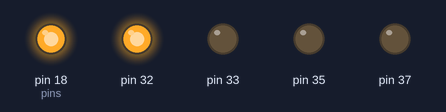
Recording of a program running on a simulated Raspberry Pi (header pin numbers). Parts: output pins drawn as LEDs (lit = HIGH). Random numbers come from a fixed seed.

Above: at 0.1 s.
At 2.6 s:
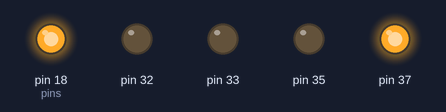
At 5.1 s:
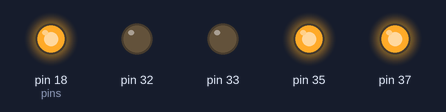
At 10.1 s:
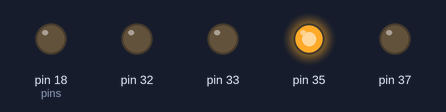
At 17.6 s:
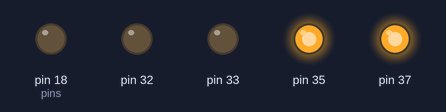
At 30.1 s:
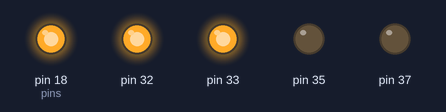
Timing chart, 0 to 40.0 s (numbered marks = the images above):
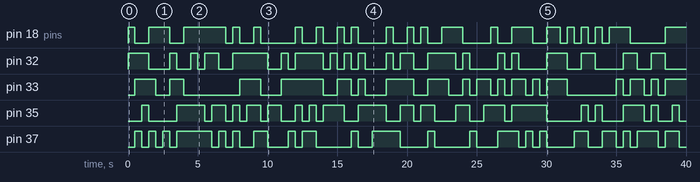

The program:

rgb.py
```python
import RPi.GPIO as GPIO
from random import randint
from time import sleep


GPIO.setmode(GPIO.BOARD)


RED = 33
BLUE2 = 32
GREEN = 35
BLUE = 37

pins = RED, BLUE, BLUE2, GREEN, 18

for color in pins:
    GPIO.setup(color, GPIO.OUT)
    GPIO.output(color, 0)

try:
    while True:
        for pin in pins:
            GPIO.output(pin, randint(0, 1))
        sleep(0.5)
except KeyboardInterrupt:
    GPIO.cleanup()
```

Measured:
- by itself, pin 18 (pins): LOW → HIGH at 0.00 s, → LOW 0.50 s later, → HIGH 1.0 s later, → LOW 1.5 s later, … (41 changes in this stretch)
- by itself, pin 32: LOW → HIGH at 0.00 s, → LOW 1.5 s later, → HIGH 1.5 s later, → LOW 0.50 s later, … (40 changes in this stretch)
- by itself, pin 33: LOW → HIGH at 0.50 s, → LOW 1.5 s later, → HIGH 1.0 s later, → LOW 1.0 s later, … (35 changes in this stretch)
- by itself, pin 35: LOW → HIGH at 1.0 s, → LOW 0.50 s later, → HIGH 2.0 s later, → LOW 2.0 s later, … (40 changes in this stretch)
- by itself, pin 37: LOW → HIGH at 0.50 s, → LOW 0.50 s later, → HIGH 0.50 s later, → LOW 0.50 s later, … (42 changes in this stretch)
